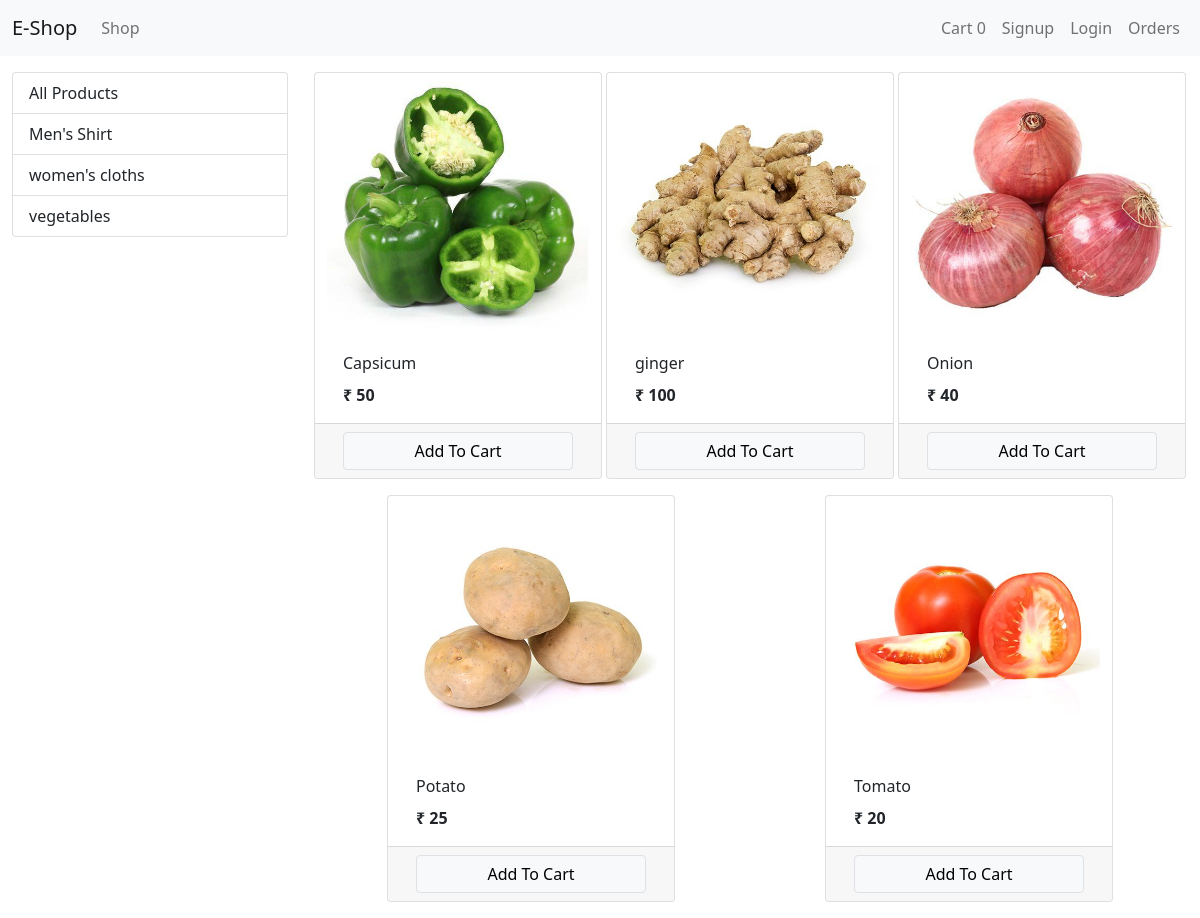
Screenshot of /?category=3 with the database file from the repository.
### shop/models/category.py (models this page shows, shortened)
class Category(models.Model):
    name = models.CharField(max_length=20)
    @staticmethod
    def get_all_categories():
        return Category.objects.all

### shop/models/product.py (models this page shows, shortened)
class Product(models.Model):
    name = models.CharField(max_length= 50)
    price = models.IntegerField(default=0)
    category = models.ForeignKey(Category , on_delete= models.CASCADE, default=1)
    descriptiom = models.CharField(max_length=200, default=" ")
    image = models.ImageField(upload_to='uploads/products/')
    @staticmethod
    def get_all_products_by_categoryid(category_id):
        if category_id:
            return Product.objects.filter(category = category_id)
        else:
            return Product.get_all_products()

### shop/views.py (the view, shortened to what this page needs)
# urls.py: path('',Index.as_view(),name = 'homepage'),
class Index(View):
    def get(self,request):
        cart = request.session.get('cart')
        if not cart:
            request.session.cart = {}
        products = None
        categories = Category.get_all_categories()
        categoryId = request.GET.get('category')
        if categoryId:
            products = Product.get_all_products_by_categoryid(categoryId)
        else:
            products = Product.get_all_products()
        data = {}
        data['products'] = products
        data['categories'] = categories
        print(request.session.get('email'))
        return render(request, 'index.html', data)

### shop/templatetags/cart.py (called while the page is built)
@register.filter(name='is_in_cart')
def is_in_cart(product, cart):
    keys = cart.keys()
    for id in keys:
        if id == str(product.id):
            return True
    return False

### shop/templatetags/custom_filter.py (called while the page is built)
@register.filter(name='currency')
def currency(number):
    return '₹ ' + str(number)

### shop/templates/index.html (shortened to what this page needs)
{% extends 'base.html' %}
{% block content %}
{% load cart %}
{% load custom_filter %}
<div class="container-fluid mt-3">
    <div class = 'row'>
    <div class = 'col-lg-3 mx-auto'>
        <div class="list-group">
             <a href="/" class="list-group-item list-group-item-action">All Products</a>
            {% for category in categories %}
            <a href="/?category={{category.id}}" class="list-group-item list-group-item-action">{{category.name}}</a>
            {% endfor %}
        </div>
    </div>
    <div id = 'products' class="col-lg-9 mx-auto">
        <div class="row mx-auto">
    {% for product in products %}
 <div class="card mx-auto mb-3" id="{{product.id}}" style="width: 18rem;">
                <img src="{{product.image.url}}" class="card-img-top" alt="...">
                <div class="card-body">
                 <p class="card-title">{{product.name}}</p>
                    <p class="card-text"><b>{{product.price|currency}}</b></p>
                </div>
                <div class="card-footer row">
                        {% if product|is_in_cart:request.session.cart %}
                        <div class = ' row' >
                        <form action="/#{{product.id}}" method="post" class="col-2">
                             {% csrf_token %}
                             <input type="text" hidden name = 'product' value="{{product.id}}">
                            <input type="text" hidden name = 'remove' value="True">
                            <input type="submit" value=" - " class=" btn btn-block btn-secondary ">
                         </form>
                        <div class="text-center col">{{product|cart_quantity:request.session.cart}} in cart</div>
                         <form action="/#{{product.id}}" method="post" class="col-2">
                             {% csrf_token %}
                             <input type="text" hidden name = 'product' value="{{product.id}}">
                            <input type="submit" value=" + " class=" btn btn-block btn-secondary ">
                         </form>
                        </div>
                        {% else %}
                        <form action="/#{{product.id}}" method="POST" class="btn-block">
                        <input type="submit" class="btn btn-light border form-control" value="Add To Cart">
                        </form>
                        {% endif %}
                </div>
            </div>
{% endfor %}
</div>
</div>
</div>
</div>
{% endblock %}

### rows the page displays
Category: name "Men's Shirt"
Category: name "women's cloths"
Category: name "vegetables"
Product: {{ product.id }} 1 (drawn), image (picture), name "Capsicum", price "₹ 50"
Product: image (picture), name "ginger", price "₹ 100"
Product: image (picture), name "Onion", price "₹ 40"
Product: image (picture), name "Potato", price "₹ 25"
Product: image (picture), name "Tomato", price "₹ 20"

### other values shown
{{ request.session.cart.keys|length }} "0"
